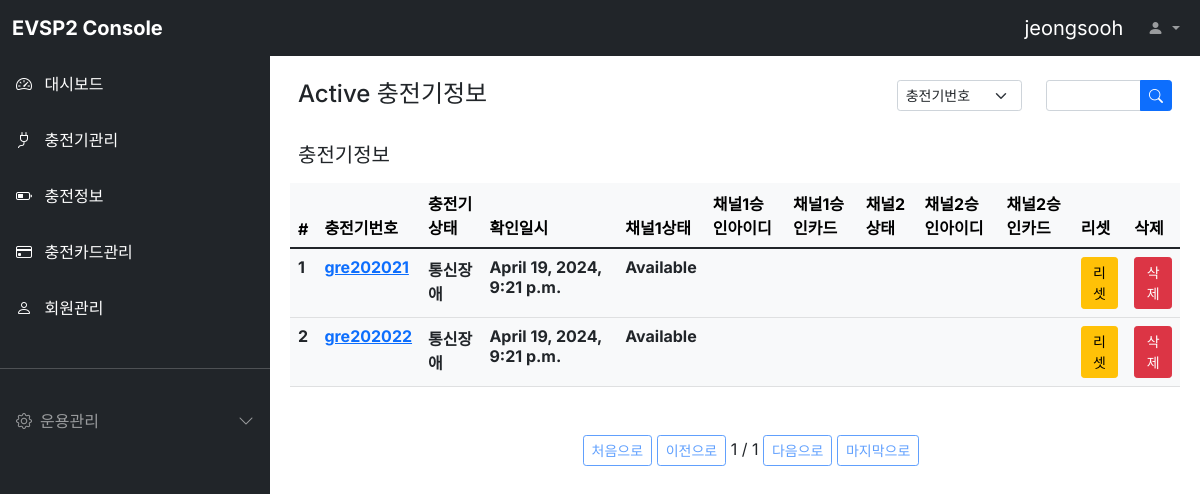
Page /clients/ (signed in) on the earlier database version.
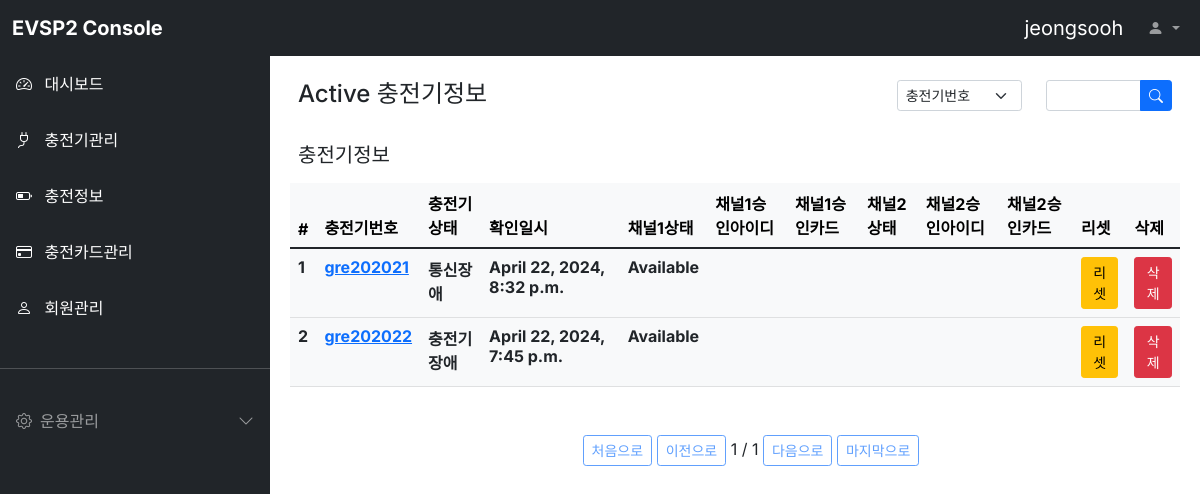
Same page on the later database version.
### clients/models.py (models this page shows, shortened)
class Clients(models.Model):
  cpnumber = models.CharField(max_length=64, blank=True, verbose_name='충전기번호')
  cpstatus = models.CharField(max_length=64, blank=True, verbose_name='충전기상태')
  check_dttm = models.DateTimeField(blank=True, null=True, verbose_name='확인일시')
  channel_name_1 = models.CharField(max_length=64, blank=True, verbose_name='채널1이름')
  channel_status_1 = models.CharField(max_length=64, blank=True, verbose_name='채널1상태')
  connection_id_1 = models.CharField(max_length=256, blank=True, null=True, verbose_name='커넥션1아이디')
  authorized_tag_1 = models.CharField(max_length=64, blank=True, verbose_name='승인된1카드테그')
  channel_name_2 = models.CharField(max_length=64, blank=True, verbose_name='채널2이름')
  channel_status_2 = models.CharField(max_length=64, blank=True, verbose_name='채널2상태')
  connection_id_2 = models.CharField(max_length=256, blank=True, verbose_name='커넥션2아이디')
  authorized_tag_2 = models.CharField(max_length=64, blank=True, verbose_name='승인된2카드테그')
  class Meta:
    db_table = 'evsp2_clients'
    verbose_name = '충전기채널'
    verbose_name_plural = '충전기채널'

### clients/views.py (the view)
# urls.py: path('', views.ClientsList.as_view()),
class ClientsList(ListView):
  model = Clients
  template_name='clients.html'
  context_object_name = 'clientsList'
  paginate_by = 5
  queryset = Clients.objects.all()
  def get_queryset(self):
    queryset = Clients.objects.all()
    query = self.request.GET.get("q", None)
    if query is not None:
      queryset = queryset.filter(
        Q(cpnumber__icontains=query) |
        Q(cpstatus__icontains=query) |
        Q(channel_status_1__icontains=query)
      )
    return queryset
  def get_context_data(self, **kwargs):
    context = super().get_context_data(**kwargs)
    user_id = self.request.session['user']
    context['loginuser'] = user_id
    return context

### clients/templates/clients.html (shortened to what this page needs)
{% extends "base.html" %}
{% block contents %}
<div class="row mt-3 mx-3">
  <div class="col-md-8 fw-bold"><h4>Active 충전기정보</h4></div>
  <div class="col-md-2">
    <select class="form-select form-select-sm" aria-label="Default select example">
      <option selected>충전기번호</option>
    </select>
  </div>
  <div class="col-md-2">
    <form method="get" action="">
      <div class="input-group input-group-sm">
        <input type="text" class="form-control" name="q" placeholder="" aria-label="Recipient's userid" aria-describedby="button-addon2">
        <button class="btn btn-primary" type="submit" id="button-addon2">
          <i class="bi bi-search"></i>
        </button>
      </div>
    </form>
  </div>
</div>
<div class="row mt-3 mx-3">
  <div class="col-md-6 fw-bold"><h5>충전기정보</h5></div>
</div>
<div class="row mt-2 mx-2">
  <div class="col-12">
    {% load infolist_extras %}
    <table class="table table-light">
      <thead class="thead-light">
        <tr>
          <th scope="col">#</th>
          <th scope="col">충전기번호</th>
          <th scope="col">충전기상태</th>
          <th scope="col">확인일시</th>
          <th scope="col">채널1상태</th>
          <th scope="col">채널1승인아이디</th>
          <th scope="col">채널1승인카드</th>
          <th scope="col">채널2상태</th>
          <th scope="col">채널2승인아이디</th>
          <th scope="col">채널2승인카드</th>
          <th scope="col">리셋</th>
          <th scope="col">삭제</th>
        </tr>
      </thead>
      <tbody class="text-dark">
        {% for clients in clientsList %}
        <tr>
          <th scope="row">{{ clients.id }}</th>
          <th><a id="clients-{{ clients.id }}" href="/clients/{{ clients.id }}">{{ clients.cpnumber }}</a></th>
          <th>{{ clients.cpstatus }}</th>
          <th>{{ clients.check_dttm }}</th>
          <th>{{ clients.channel_status_1 }}</th>
          <th>{{ clients.connection_id_1 }}</th>
          <th>{{ clients.authorized_tag_1 }}</th>
          <th>{{ clients.channel_status_2 }}</th>
          <th>{{ clients.connection_id_2 }}</th>
          <th>{{ clients.authorized_tag_2 }}</th>
          <th><a class="btn btn-primary btn-sm btn-warning" id="clients-{{ clients.id }}"
            href="/clients/{{ clients.id }}/reset" target="_blank">리셋</a></th>
          <th><a class="btn btn-primary btn-sm btn-danger" id="clients-{{ clients.id }}"
            href="/clients/{{ clients.id }}/delete" target="_blank">삭제</a></th>
        </tr>
        {% endfor %}
      </tbody>
    </table>
    <div class="pagination justify-content-center mt-5">
      <ul class="step-links">
        {% if page_obj.has_previous %}
        <a class="btn btn-sm btn-outline-primary" href="{% my_url 1 'page' request.GET.urlencode %}">처음으로</a>
        <a class="btn btn-sm btn-outline-primary" href="{% my_url page_obj.previous_page_number 'page' request.GET.urlencode %}">이전으로</a>
        {% else %}
        <a class="btn btn-sm btn-outline-primary disabled" href="#">처음으로</a>
        <a class="btn btn-sm btn-outline-primary disabled" href="#">이전으로</a>
        {% endif %}
      <span class="current">
        {{ page_obj.number }} / {{ page_obj.paginator.num_pages }}
      </span>
        {% if page_obj.has_next %}
        <a class="btn btn-sm btn-outline-primary" href="{% my_url page_obj.next_page_number 'page' request.GET.urlencode %}">다음으로</a>
        <a class="btn btn-sm btn-outline-primary" href="{% my_url page_obj.paginator.num_pages 'page' request.GET.urlencode %}">마지막으로</a>
        {% else %}
        <a class="btn btn-sm btn-outline-primary disabled" href="#">다음으로</a>
        <a class="btn btn-sm btn-outline-primary disabled" href="#">마지막으로</a>
        {% endif %}
      </ul>
    </div>
  </div>
</div>
{% endblock %}

Differences in the rows shown:
changed Clients "gre202021": check_dttm "April 19, 2024, 9:21 p.m." → "April 22, 2024, 8:32 p.m."
changed Clients "gre202022": cpstatus "통신장애" → "충전기장애"; check_dttm "April 19, 2024, 9:21 p.m." → "April 22, 2024, 7:45 p.m."
